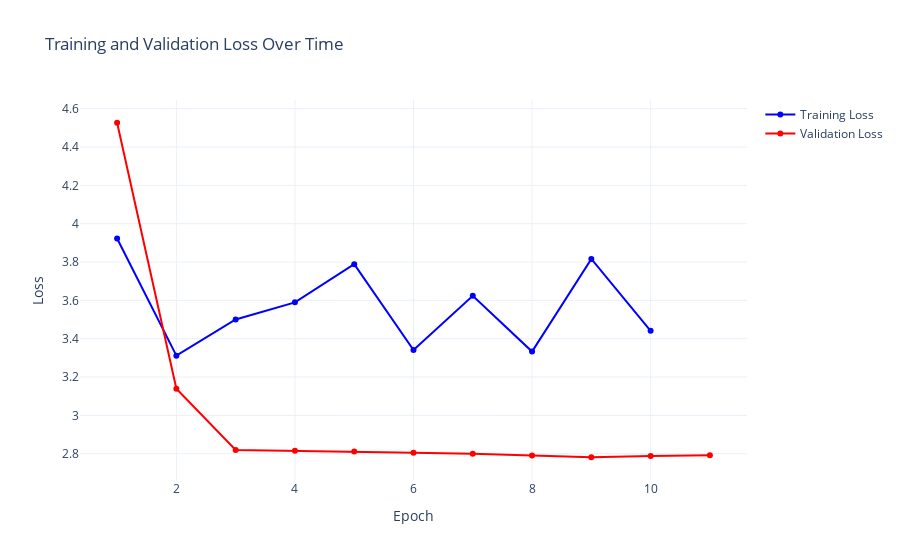

The notebook cell this image was saved under:
### Code cell
utils.plot_training_history(loss_callback.train_losses, loss_callback.val_losses)

### Figure 1 — Plotly figure (JSON) as saved in the notebook; plotly's stock layout.template omitted (floating-point values rounded to 4 significant figures)
{"data": [{"line": {"color": "blue"}, "name": "Training Loss", "type": "scatter", "x": [1, 2, 3, 4, 5, 6, 7, 8, 9, 10], "y": [3.923, 3.312, 3.5, 3.59, 3.789, 3.341, 3.624, 3.333, 3.816, 3.441]}, {"line": {"color": "red"}, "name": "Validation Loss", "type": "scatter", "x": [1, 2, 3, 4, 5, 6, 7, 8, 9, 10, 11], "y": [4.527, 3.138, 2.819, 2.816, 2.811, 2.805, 2.799, 2.79, 2.781, 2.788, 2.792]}], "layout": {"hovermode": "x unified", "title": {"text": "Training and Validation Loss Over Time"}, "xaxis": {"title": {"text": "Epoch"}}, "yaxis": {"title": {"text": "Loss"}}}}
